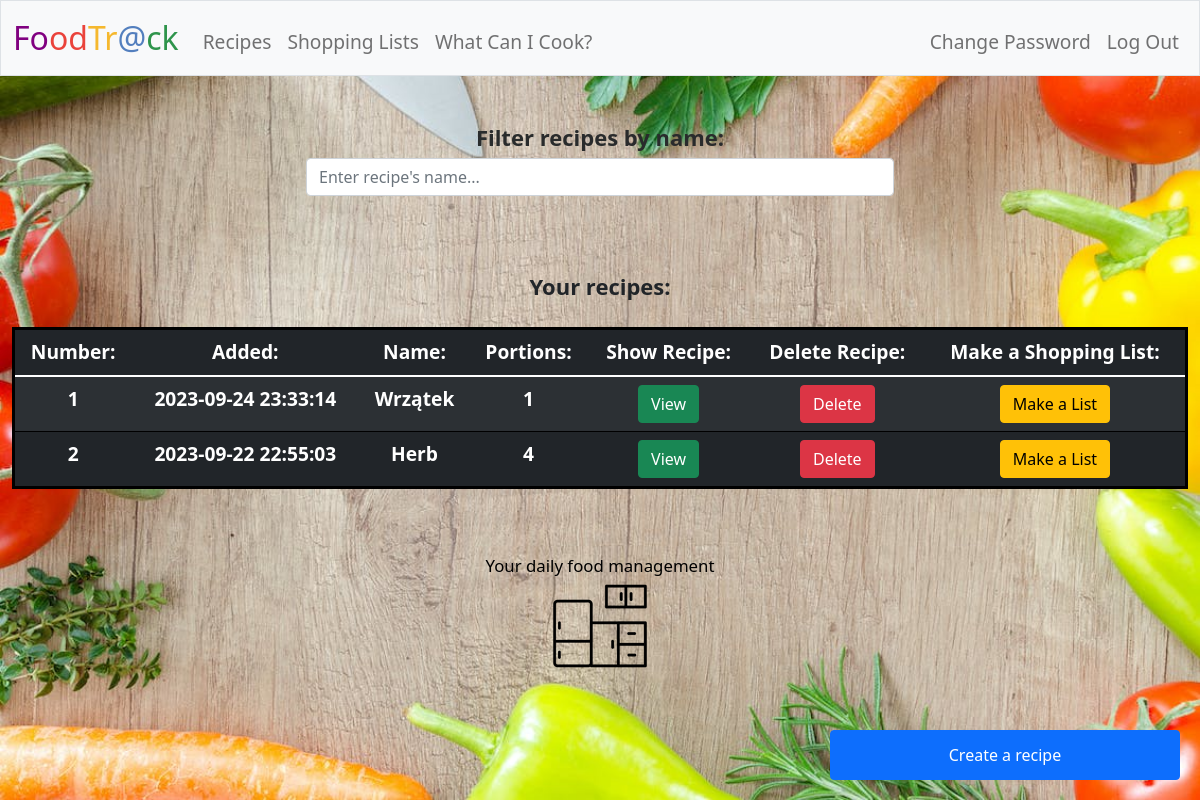
The page /recipes (signed in) on the database its author committed.
### tables this page shows
CREATE TABLE recipes (
    id INTEGER PRIMARY KEY AUTOINCREMENT NOT NULL,
    user_id INTEGER NOT NULL,
    name VARCHAR NOT NULL,
    portions INTEGER DEFAULT 1 NOT NULL,
    tips TEXT DEFAULT "Combine all of the ingredients and you are done!" NOT NULL,
    image TEXT DEFAULT "images/recipe.png" NOT NULL,
    date_added TIMESTAMP,
        FOREIGN KEY(user_id) REFERENCES users(id)
        UNIQUE(name, user_id));

### app.py (the view)
@app.route("/recipes", methods = ["GET", "POST"])
@login_required
def recipes():
    user_id = session["user_id"]
    if request.method == "GET":
        recipes_db = db.execute(
        "SELECT id, name, portions, tips, image, date_added FROM recipes WHERE user_id = ? ORDER BY date_added DESC"\
                 , user_id)
        if not recipes_db:
            flash("No recipes found! Please add a recipe.")
        return render_template("recipes.html", recipes_db = recipes_db, items = range(len(recipes_db)))
    else:
        return render_template("add_recipe.html")

### app.py (called while the page is built)
@app.after_request
def after_request(response):
    response.headers["Cache-Control"] = "no-cache, no-store, must-revalidate"
    response.headers["Expires"] = 0
    response.headers["Pragma"] = "no-cache"
    return response

### helpers.py (called while the page is built)
def login_required(f):
    @wraps(f)
    def decorated_function(*args, **kwargs):
        if session.get("user_id") is None:
            return redirect("/login")
        return f(*args, **kwargs)
    return decorated_function

### templates/recipes.html (shortened to what this page needs)
{% extends "layout.html" %}
{% block main %}
<label for="myInput"><h4 id="filter"><strong>Filter recipes by name:</strong></h4></label>
<input class="form-control mx-auto w-50" type="text" id="myInput" onkeyup="myFunction()" placeholder="Enter recipe's name..."><table id="recipes_table" class="table table-striped table-dark lower" cellspacing="0" width="100%">
  <table class="table table-striped table-dark" id="table">
    <caption class="table caption-top">Your recipes:</caption>
    <thead>
      <tr>
        <th scope="col">Number:</th>
        <th scope="col">Added:</th>
        <th scope="col">Name:</th>
        <th scope="col">Portions:</th>
        <th scope="col">Show Recipe:</th>
        <th scope="col">Delete Recipe:</th>
        <th scope="col">Make a Shopping List:</th>
      </tr>
    </thead>
    <tbody>
        {% for item in items %}
      <tr>
        <th id="id" scope="row">{{item + 1}}</th>
        <td>{{ recipes_db[item]["date_added"] }}</td>
        <td>{{ recipes_db[item]["name"] }}</td>
        <td>{{ recipes_db[item]["portions"] }}</td>
        <td>
          <form action="/view_recipe">
            <button class="btn btn-success" type="submit" name="action" value="{{ recipes_db[item]['id'] }}">View</button>
          </form>
        </td>
        <td>
          <form action="/delete_recipe" onsubmit="return confirm('Content will be deleted, do you want to continue?');">
            <button class="btn btn-danger" type="submit" name="action" value="del{{ recipes_db[item]['id'] }}">Delete</button>
          </form>
        </td>
        <td>
          <form action="/rec2list">
            <button class="btn btn-warning" type="submit" name="action" value="list{{ recipes_db[item]['id'] }}">Make a List</button>
          </form>
        </td>
      </tr>
      {% endfor %}
      <div class="fixed">
        <form action="/recipes" method="post">
          <button class="btn btn-primary corner" type="submit" name="action" value="create">Create a recipe</button>
        </form>
      </div>
      </tbody>
  </table>
{% endblock %}

### static/styles.css (style rules this page uses)
body { background-image: url("/static/bg_food.jpeg"); background-repeat: no-repeat; background-attachment: fixed; background-size: 100% 100%; color: black; font-size: larger; }
div.fixed { position: fixed; bottom: 20px; right: 20px; width: 300px; }
table.table { border: 3px solid black; font-weight: bold; }
.corner { position: fixed; bottom: 20px; right: 20px; width: 350px; height: 50px; }
caption { text-align:center; caption-side:top; color: #292b2c; font-size: 22px; }
.lower { margin-top: 50px; }
h4 { color: white; }
h4#filter { color:#292b2c; font-size: 22px; }

### rows shown on the page
recipes: date_added "2023-09-24 23:33:14", name "Wrzątek", portions "1"
recipes: date_added "2023-09-22 22:55:03", name "Herb", portions "4"

### other values the page prints
{{ item + 1 }} "1" "2"
